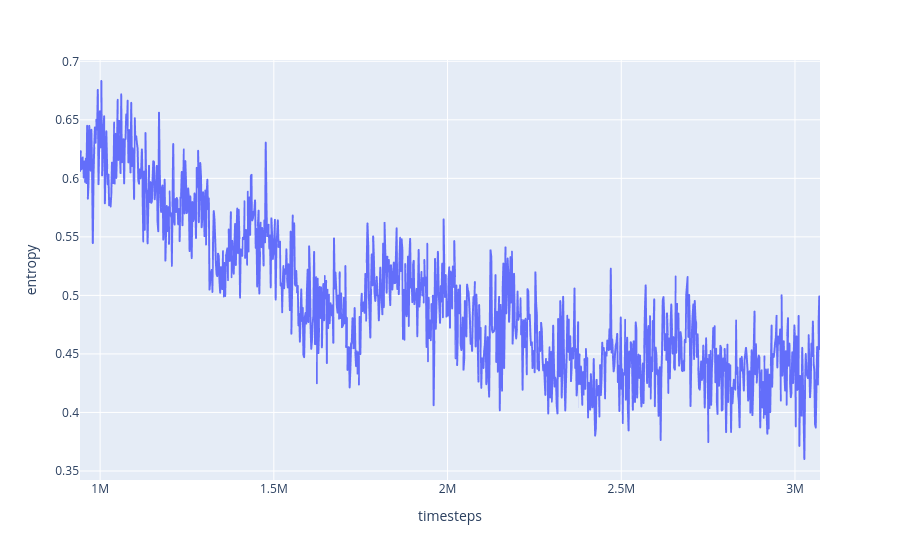

This figure's notebook cell:
### Code cell
history = pd.read_csv("../models/artifacts/ppo/depth_1_10_onehot/v005/history.csv")

history_5 = history[history['curriculum_depth'] == 6]

print(history_5.shape)
solve_rate = history.copy()

depth_stats = solve_rate.groupby('curriculum_depth').agg(
    depth_count=('curriculum_depth', 'count'),
    avg_solve=('train_solve_rate', 'mean'),
    max_solve=('train_solve_rate', 'max'),
    avg_timeout=('timeout_rate', 'mean'),
    min_timeout=('timeout_rate', 'min'),
    max_timeout=('timeout_rate', 'max'),
    ep_length=('mean_episode_length', 'mean'),
    
)

display(depth_stats)

display(history_5.head())
print(history.shape)
print(history['curriculum_depth'].value_counts())

fig1 = px.line(history_5, x='timesteps', y='entropy')
fig1.show()

### Figure 1 — Plotly figure (JSON) as saved in the notebook; plotly's stock layout.template omitted (floating-point values rounded to 4 significant figures; data arrays with more than 128 entries replaced by an {"elided": "..."} marker saying what was removed)
{"data": [{"hovertemplate": "timesteps=%{x}<br>entropy=%{y}<extra></extra>", "legendgroup": "", "line": {"color": "#636efa", "dash": "solid"}, "marker": {"symbol": "circle"}, "mode": "lines", "name": "", "showlegend": false, "type": "scattergl", "x": {"elided": "1041 int values"}, "xaxis": "x", "y": {"elided": "1041 float values"}, "yaxis": "y"}], "layout": {"legend": {"tracegroupgap": 0}, "margin": {"t": 60}, "xaxis": {"anchor": "y", "domain": [0, 1], "title": {"text": "timesteps"}}, "yaxis": {"anchor": "x", "domain": [0, 1], "title": {"text": "entropy"}}}}
